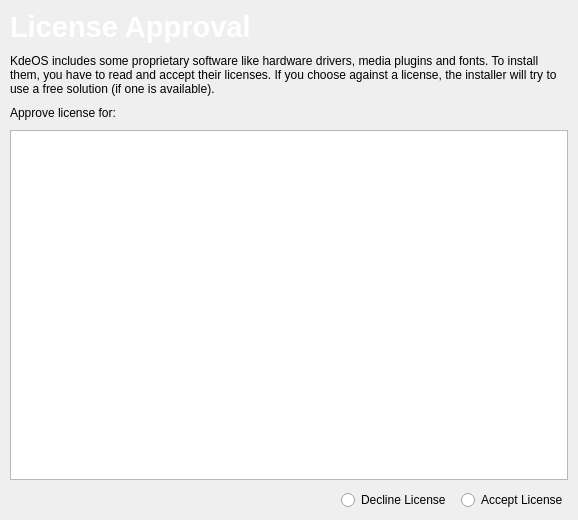
<?xml version="1.0" encoding="UTF-8"?>
<ui version="4.0">
 <class>License</class>
 <widget class="QWidget" name="License">
  <property name="geometry">
   <rect>
    <x>0</x>
    <y>0</y>
    <width>578</width>
    <height>520</height>
   </rect>
  </property>
  <property name="windowTitle">
   <string/>
  </property>
  <layout class="QVBoxLayout" name="verticalLayout">
   <property name="spacing">
    <number>10</number>
   </property>
   <property name="margin">
    <number>10</number>
   </property>
   <item>
    <layout class="QHBoxLayout" name="horizontalLayout_2">
     <property name="sizeConstraint">
      <enum>QLayout::SetDefaultConstraint</enum>
     </property>
     <property name="topMargin">
      <number>0</number>
     </property>
     <item>
      <widget class="QLabel" name="label">
       <property name="maximumSize">
        <size>
         <width>16777215</width>
         <height>50</height>
        </size>
       </property>
       <property name="font">
        <font>
         <pointsize>14</pointsize>
        </font>
       </property>
       <property name="text">
        <string>&lt;!DOCTYPE HTML PUBLIC &quot;-//W3C//DTD HTML 4.0//EN&quot; &quot;http://www.w3.org/TR/REC-html40/strict.dtd&quot;&gt;
&lt;html&gt;&lt;head&gt;&lt;meta name=&quot;qrichtext&quot; content=&quot;1&quot; /&gt;&lt;style type=&quot;text/css&quot;&gt;
p, li { white-space: pre-wrap; }
&lt;/style&gt;&lt;/head&gt;&lt;body style=&quot; font-family:'Sans Serif'; font-size:10pt; font-weight:400; font-style:normal;&quot;&gt;
&lt;p style=&quot; margin-top:0px; margin-bottom:0px; margin-left:0px; margin-right:0px; -qt-block-indent:0; text-indent:0px;&quot;&gt;&lt;span style=&quot; font-size:22pt; font-weight:600; color:#ffffff;&quot;&gt;License Approval&lt;/span&gt;&lt;/p&gt;&lt;/body&gt;&lt;/html&gt;</string>
       </property>
      </widget>
     </item>
    </layout>
   </item>
   <item>
    <widget class="QLabel" name="label_2">
     <property name="autoFillBackground">
      <bool>false</bool>
     </property>
     <property name="text">
      <string>KdeOS includes some proprietary software like hardware drivers, media plugins and fonts. To install them, you have to read and accept their licenses. If you choose against a license, the installer will try to use a free solution (if one is available).</string>
     </property>
     <property name="scaledContents">
      <bool>true</bool>
     </property>
     <property name="wordWrap">
      <bool>true</bool>
     </property>
    </widget>
   </item>
   <item>
    <widget class="QLabel" name="licenseLabel">
     <property name="text">
      <string>Approve license for:</string>
     </property>
    </widget>
   </item>
   <item>
    <widget class="QTextEdit" name="textEdit">
     <property name="readOnly">
      <bool>true</bool>
     </property>
    </widget>
   </item>
   <item>
    <layout class="QHBoxLayout" name="horizontalLayout">
     <item>
      <spacer name="horizontalSpacer">
       <property name="orientation">
        <enum>Qt::Horizontal</enum>
       </property>
       <property name="sizeHint" stdset="0">
        <size>
         <width>40</width>
         <height>20</height>
        </size>
       </property>
      </spacer>
     </item>
     <item>
      <widget class="QRadioButton" name="declineButton">
       <property name="text">
        <string>Decline License</string>
       </property>
      </widget>
     </item>
     <item>
      <widget class="QRadioButton" name="acceptButton">
       <property name="text">
        <string>Accept License</string>
       </property>
      </widget>
     </item>
    </layout>
   </item>
  </layout>
 </widget>
 <resources>
  <include location="tribe.qrc"/>
 </resources>
 <connections/>
</ui>
